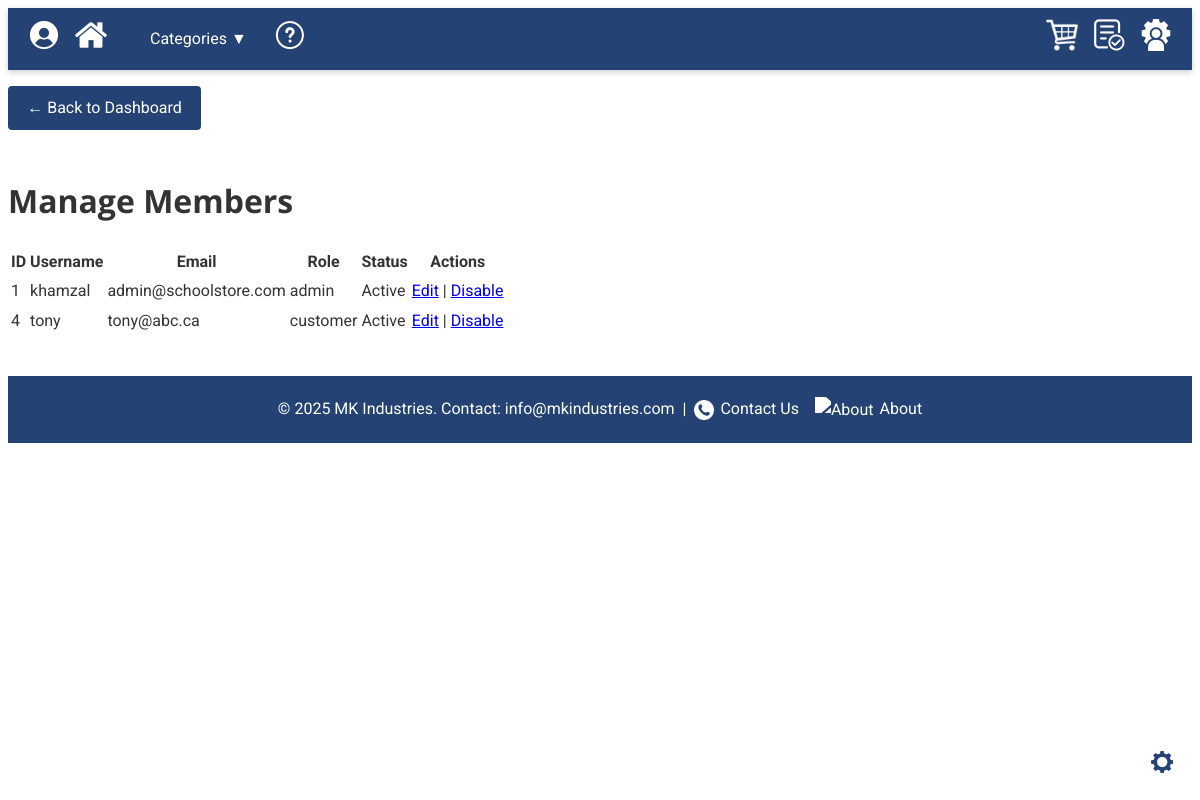
The page /admin/users.php (signed in) on the database its author committed.
### tables this page shows
CREATE TABLE `users` (
  `user_id` int(11) NOT NULL,
  `username` varchar(50) NOT NULL,
  `email` varchar(100) NOT NULL,
  `password_hash` varchar(255) NOT NULL,
  `role` enum('customer','admin') NOT NULL DEFAULT 'customer',
  `is_active` tinyint(1) NOT NULL DEFAULT 1,
  `status` enum('active','disabled') NOT NULL DEFAULT 'active',
  `created_at` timestamp NOT NULL DEFAULT current_timestamp()
);

### db.php (called while the page is built, shortened)
<?php
class Database {
    private $host     = '127.0.0.1';
    private $db_name  = 'schoolstore_db';
    private $username = 'root';
    private $password = '';
    public  $conn;
    public function getConnection() {
        if ($this->conn === null) {
            try {
                $this->conn = new PDO(
                    "mysql:host={$this->host};dbname={$this->db_name};charset=utf8mb4",
                    $this->username,
                    $this->password
                );
                $this->conn->setAttribute(PDO::ATTR_ERRMODE, PDO::ERRMODE_EXCEPTION);
            } catch (PDOException $e) {
                echo "Connection error: " . $e->getMessage();
                exit;
            }
        }
        return $this->conn;
    }
    public function query($sql, $params = []) {
        $stmt = $this->conn->prepare($sql);
        $stmt->execute($params);
        return $stmt;
    }
}

### admin/users.php (the view, shortened to what this page needs)
<?php
$root = '../';
include $root . 'header.php';
require_once $root . 'db.php';
$db    = new Database();
$users = $db->query(
  "SELECT user_id, username, email, role, is_active
     FROM users
    ORDER BY username"
)->fetchAll(PDO::FETCH_ASSOC);
?>
<main class="admin-dashboard">
  <p><a href="index.php" class="button">&larr; Back to Dashboard</a></p>
  <h1>Manage Members</h1>
  <table>
    <thead>
      <tr>
        <th>ID</th><th>Username</th><th>Email</th><th>Role</th><th>Status</th><th>Actions</th>
      </tr>
    </thead>
    <tbody>
      <?php foreach ($users as $u): ?>
      <tr>
        <td><?= $u['user_id'] ?></td>
        <td><?= htmlspecialchars($u['username']) ?></td>
        <td><?= htmlspecialchars($u['email']) ?></td>
        <td><?= htmlspecialchars($u['role']) ?></td>
        <td>
          <?= $u['is_active'] ? 'Active' : '<span style="color:red">Disabled</span>' ?>
        </td>
        <td>
          <a href="user_form.php?id=<?= $u['user_id'] ?>">Edit</a>
          |
          <a href="user_toggle.php?user_id=<?= $u['user_id'] ?>">
            <?= $u['is_active'] ? 'Disable' : 'Enable' ?>
          </a>
        </td>
      </tr>
      <?php endforeach; ?>
    </tbody>
  </table>
</main>
<?php include $root . 'footer.php'; ?>

### assets/css/styles.css (style rules this page uses)
:root { --primary-color: #244273; --secondary-color: #f0f0f0; --accent-color: #66c; --font-sans: 'Roboto', sans-serif; --font-heading: 'Open Sans', sans-serif; }
body { font-family: var(--font-sans); line-height: 1.6; color: #333; }
h1, h2, h3, h4 { font-family: var(--font-heading); margin-top: 1.4em; margin-bottom: 0.6em; }
.button { background: var(--primary-color); color: #fff; border: none; padding: 0.6rem 1.2rem; font-size: 1rem; cursor: pointer; border-radius: 4px; transition: background-color 0.3s ease, transform 0.2s ease; }

### rows shown on the page
users: user_id "1", username "khamzal", email "admin@schoolstore.com", role "admin", is_active "Active"
users: user_id "4", username "tony", email "tony@abc.ca", role "customer", is_active "Active"
